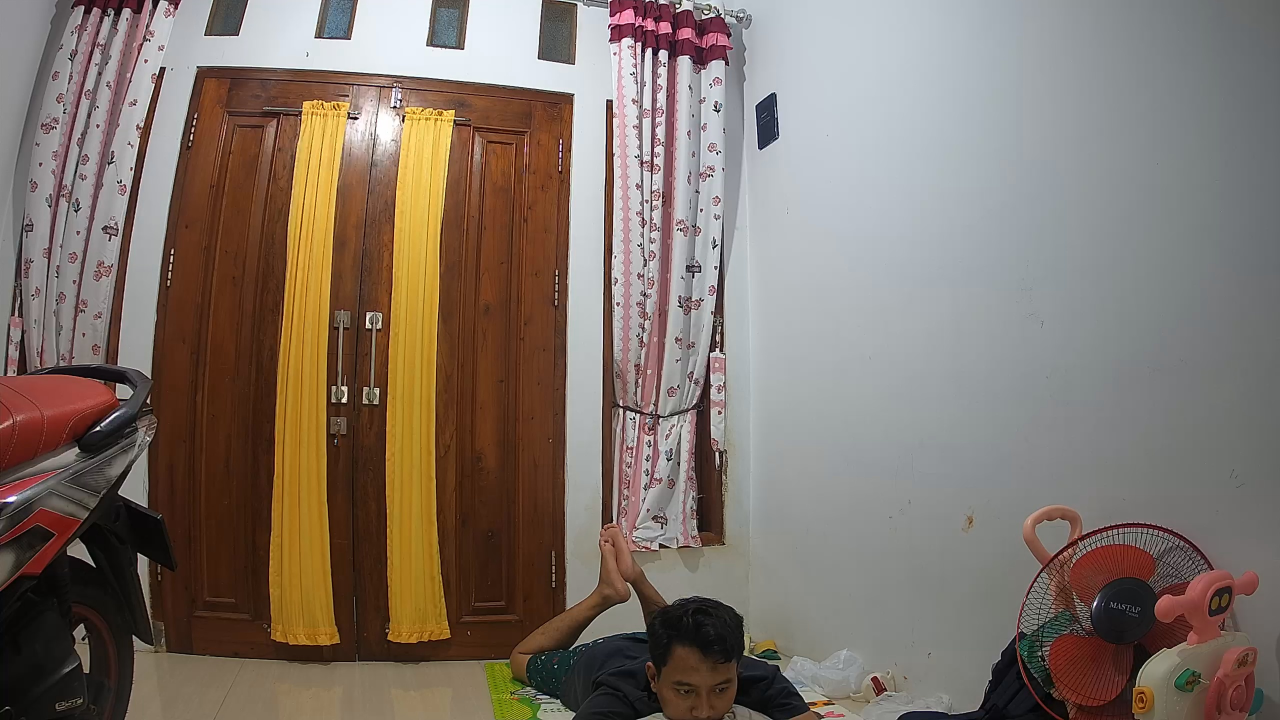
#> input picture storage/datasets/ball/raw/camera14_ball_20260707_205423_697689.jpg, 2560 x 1440 px (shown at 1/2 size)
$ python -i motion_detector.py   (imports and definitions only)
#> lines starting #> are read from the running program, lines starting #| are printed output that depends on the picture
import cv2


class MotionDetector:

    def __init__(self):
        self.previous = None

    def detect(self, frame):
        gray = cv2.cvtColor(frame, cv2.COLOR_BGR2GRAY)
        gray = cv2.GaussianBlur(gray, (21, 21), 0)

        if self.previous is None:
            self.previous = gray
            return frame, 0

        delta = cv2.absdiff(self.previous, gray)

        thresh = cv2.threshold(
            delta,
            25,
            255,
            cv2.THRESH_BINARY
        )[1]

        thresh = cv2.dilate(thresh, None, iterations=2)

        contours, _ = cv2.findContours(
            thresh,
            cv2.RETR_EXTERNAL,
            cv2.CHAIN_APPROX_SIMPLE
        )

        count = 0

        for c in contours:
            if cv2.contourArea(c) < 800:
                continue

            x, y, w, h = cv2.boundingRect(c)

            cv2.rectangle(
                frame,
                (x, y),
                (x + w, y + h),
                (0, 255, 0),
                2
            )

            count += 1

        self.previous = gray

        return frame, count

>>> import cv2
>>> picture = cv2.imread('../../../storage/datasets/ball/raw/camera14_ball_20260707_205423_697689.jpg')
#> picture is the input picture: shape (1440, 2560, 3); mean B, G, R 104.8, 114.7, 127.7
>>> result = MotionDetector().detect(picture)
#> in detect, `gray = cv2.cvtColor(frame, cv2.COLOR_BGR2GRAY)`:
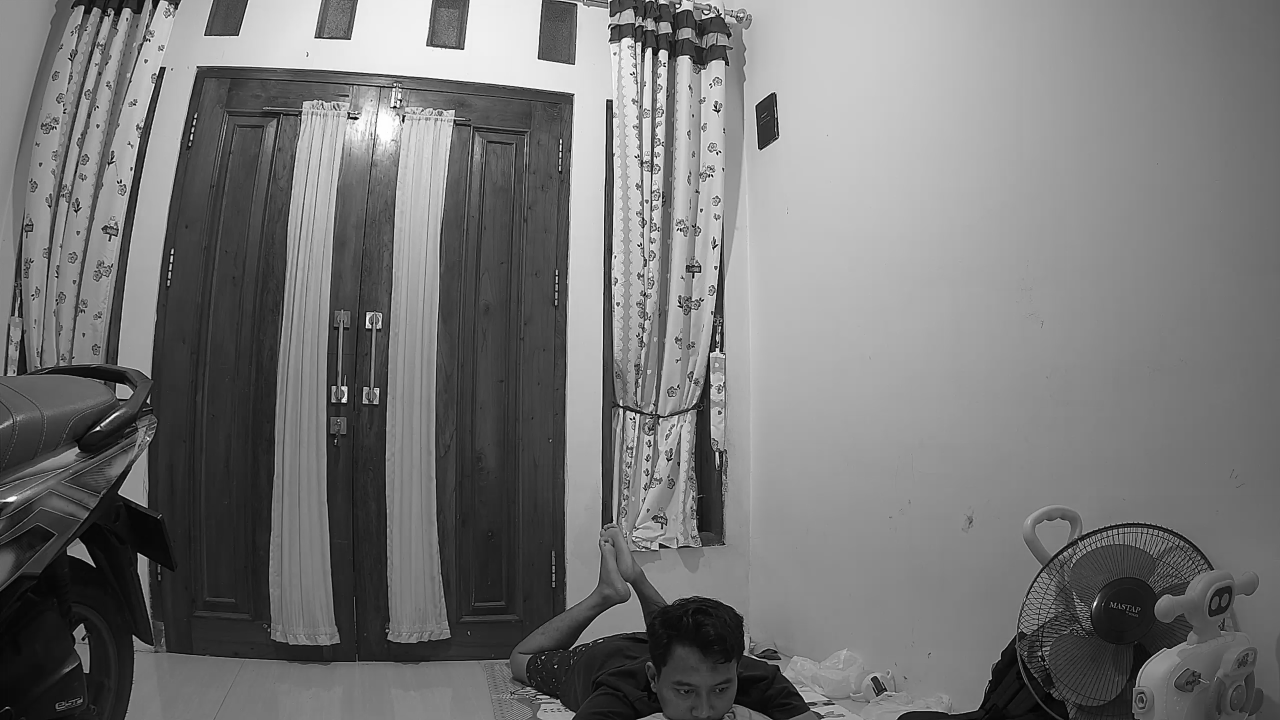
#> gray: shape (1440, 2560) (shown at 1/2 size); min 0, max 255, mean 117.5
